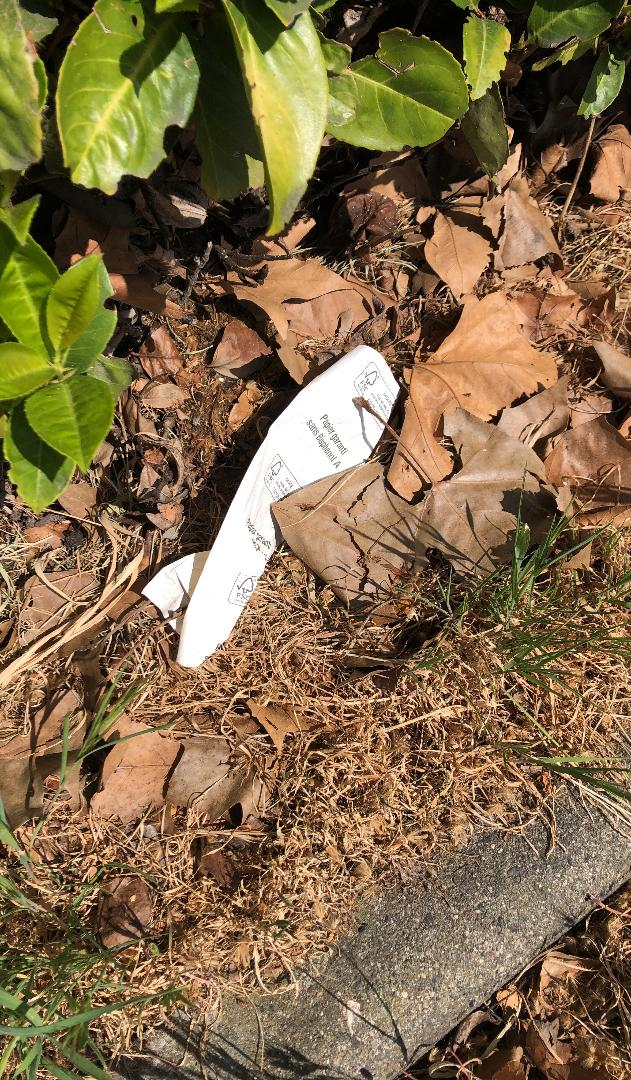
#> input picture Dataset Pt1/105-img67.jpg, 631 x 1080 px
$ python -i data_processing.py   (imports and definitions only)   (older library calls are emulated)
#> lines starting #> are read from the running program, lines starting #| are printed output that depends on the picture
from matplotlib import image
import numpy as np
import matplotlib.pyplot as plt
import matplotlib.patches as patches
from matplotlib.patches import Rectangle
from pycocotools.coco import COCO
from PIL import Image, ImageDraw, ImageFont, ExifTags


# [82 lines left out: functions coco2yolo, plot_image_and_bboxes, get_df_train_val, not called in this run]


def image_orientation (image:image):

    """ Function which gives the images that have a specified orientation the same orientation.
        If the image does not have an orientation, the image is not altered.

     Args:
        image (image): Image that is in the path data_directory as well as in the instance json files.

    Returns: Image, with the proper orientation.
            _type_: image
    """

    try:
        for orientation in ExifTags.TAGS.keys():
            if ExifTags.TAGS[orientation]=='Orientation':
                break
        exif = image._getexif()
        if exif is not None:
            if exif[orientation] == 3:
                image=image.rotate(180, expand=True)
            elif exif[orientation] == 6:
                image=image.rotate(270, expand=True)
            elif exif[orientation] == 8:
                image=image.rotate(90, expand=True)

    except (AttributeError, KeyError, IndexError):
        # cases: image don't have getexif
        pass

    return (image)


# [26 lines left out: function shaping_bboxes, not called in this run]
    # list with the coordinates of the bboxes and their associated label

>>> import cv2
>>> picture = cv2.imread('../../Dataset Pt1/105-img67.jpg', cv2.IMREAD_GRAYSCALE)
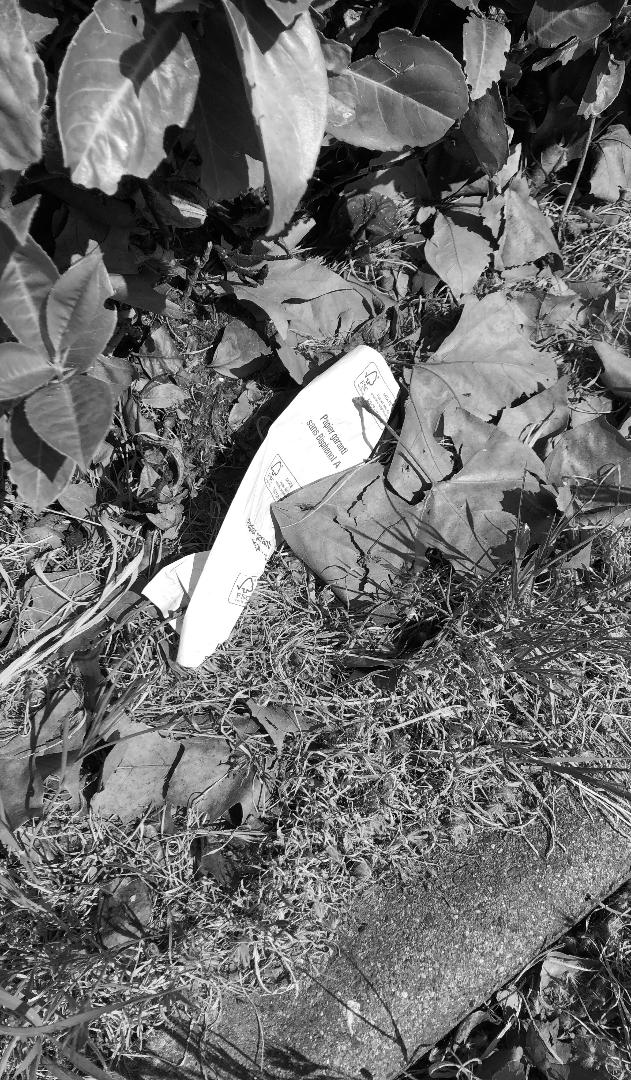
#> picture: shape (1080, 631); min 0, max 255, mean 108.3
>>> result = image_orientation(picture)

$ run again, on Dataset Pt1/108-img1499.jpg
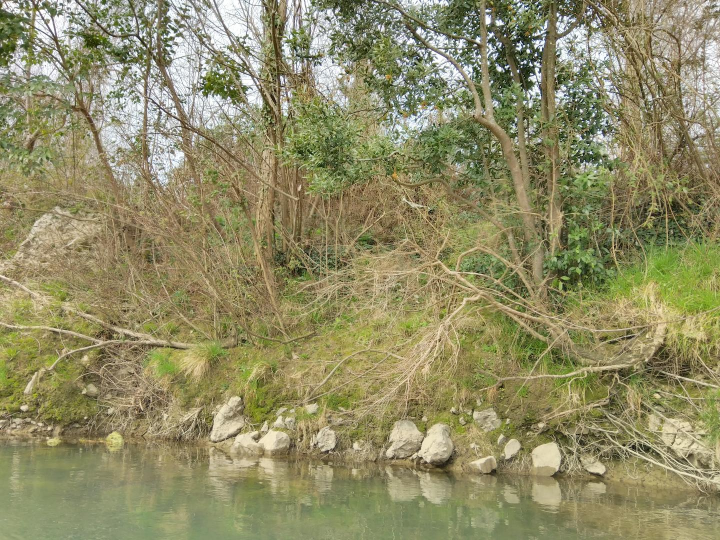
#> input picture Dataset Pt1/108-img1499.jpg, 1440 x 1080 px (shown at 1/2 size)
#> `picture = cv2.imread('../../Dataset Pt1/105-img67.jpg', cv2.IMREAD_GRA..`:
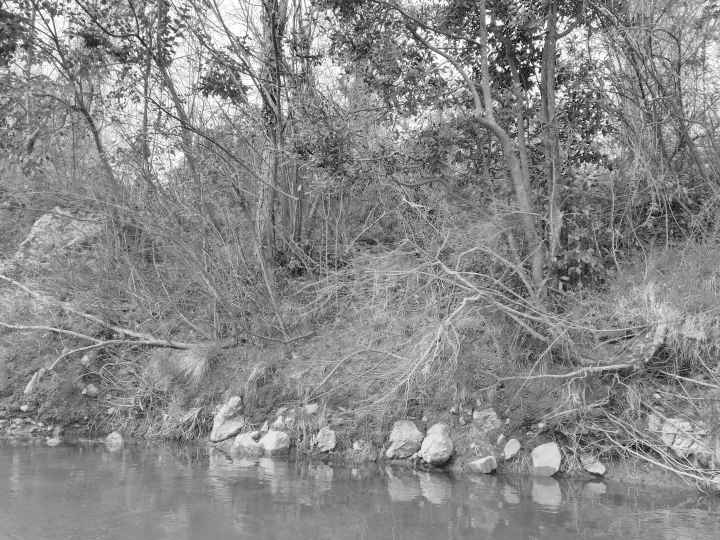
#> picture: shape (1080, 1440) (shown at 1/2 size); min 0, max 255, mean 137.1

$ run again, on Dataset Pt1/113-img2723.jpg
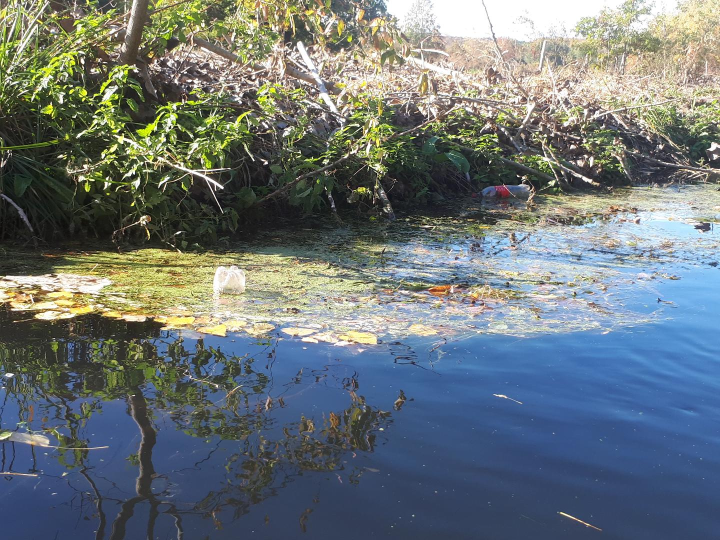
#> input picture Dataset Pt1/113-img2723.jpg, 1440 x 1080 px (shown at 1/2 size)
#> `picture = cv2.imread('../../Dataset Pt1/105-img67.jpg', cv2.IMREAD_GRA..`:
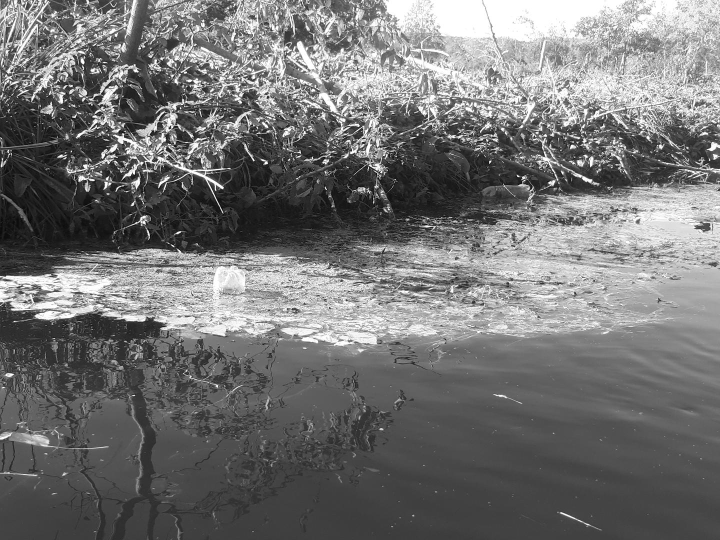
#> picture: shape (1080, 1440) (shown at 1/2 size); min 0, max 255, mean 115.6

$ run again, on Dataset Pt1/131-img3541.jpg
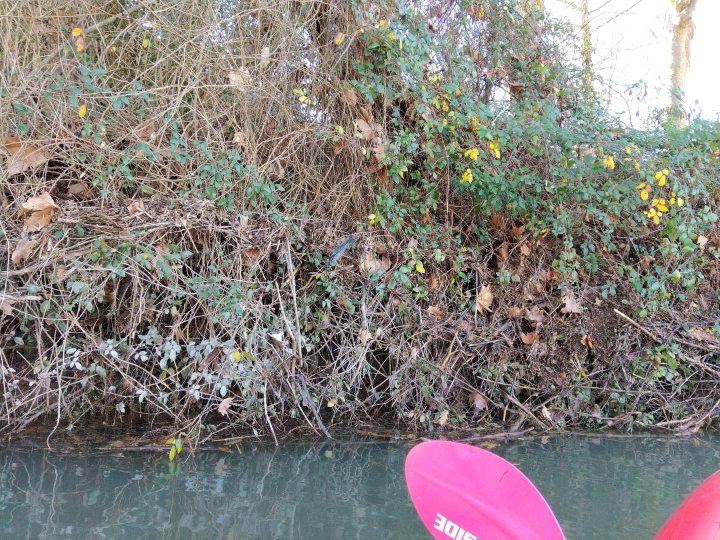
#> input picture Dataset Pt1/131-img3541.jpg, 1440 x 1080 px (shown at 1/2 size)
#> `picture = cv2.imread('../../Dataset Pt1/105-img67.jpg', cv2.IMREAD_GRA..`:
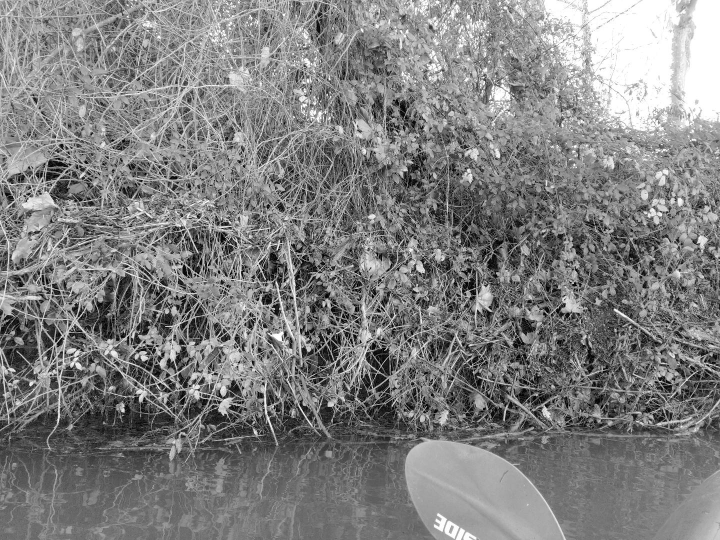
#> picture: shape (1080, 1440) (shown at 1/2 size); min 0, max 255, mean 128.3
